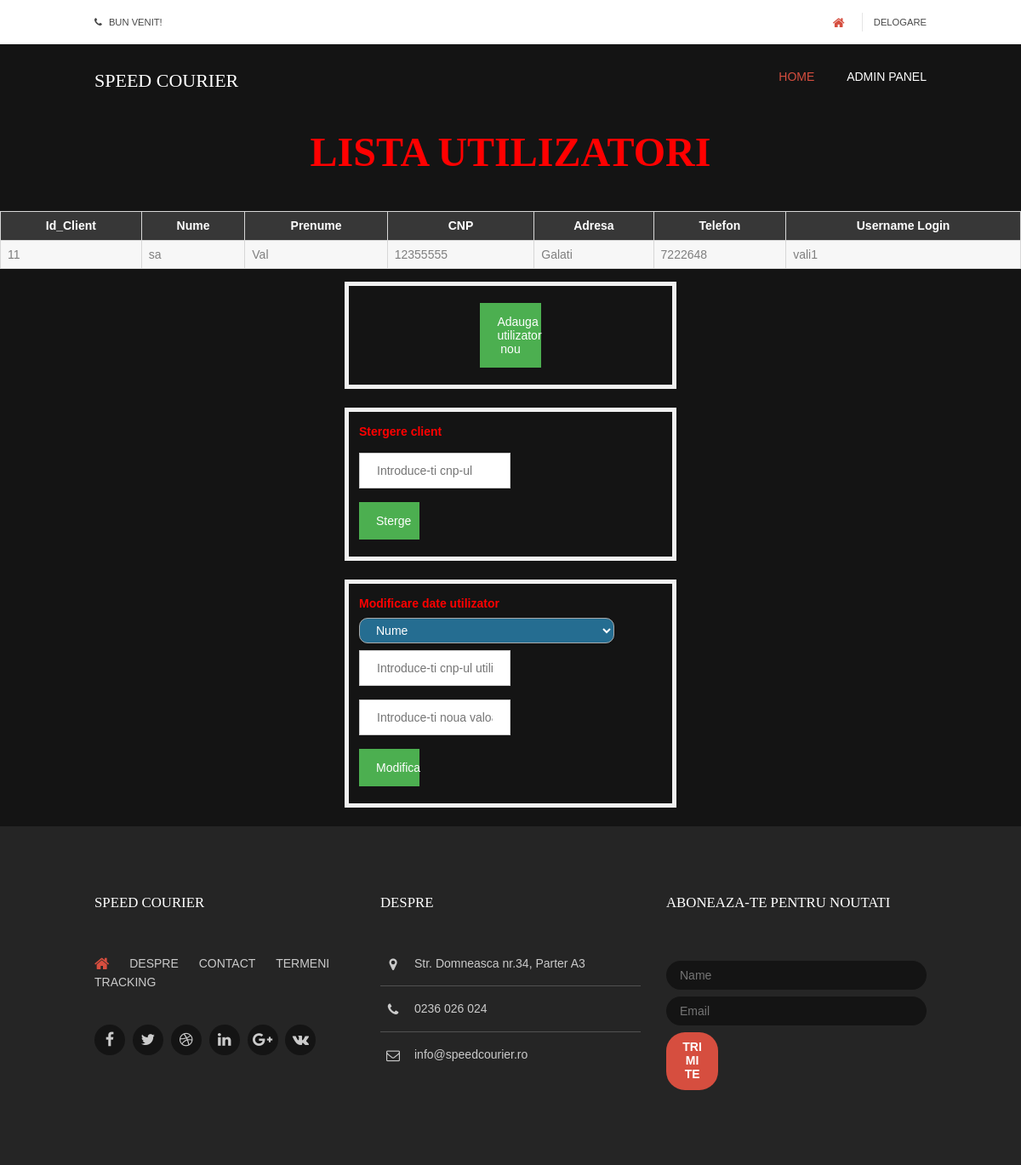
/utilizatori.php, run on the app's committed database.
### tables this page shows
CREATE TABLE `clienti` (
  `codcli` int(5) NOT NULL,
  `nume` varchar(15) DEFAULT NULL,
  `prenume` varchar(15) DEFAULT NULL,
  `cnp` int(14) DEFAULT NULL,
  `adresa` varchar(30) DEFAULT NULL,
  `telefon` int(10) DEFAULT NULL,
  `username` varchar(15) NOT NULL,
  `password` varchar(15) NOT NULL
);

### utilizatori.php (the view, shortened to what this page needs)
<!DOCTYPE html>
<html>
<head>
<link href="layout/styles/layout.css" rel="stylesheet" type="text/css" media="all">
</head>
<body id="top">
<div class="wrapper row0">
  <div id="topbar" class="hoc clear">
    <div class="fl_left">
      <ul>
        <li><i class="fa fa-phone"></i> Bun venit!</li>
      </ul>
    </div>
    <div class="fl_right">
      <ul>
        <li><a href="#"><i class="fa fa-lg fa-home"></i></a></li>
        <li><a href="#">Delogare</a></li>
      </ul>
    </div>
  </div>
</div>
<div class="wrapper row1">
  <header id="header" class="hoc clear">
    <div id="logo" class="fl_left">
      <h1><a href="index.html">SPEED COURIER</a></h1>
    </div>
    <nav id="mainav" class="fl_right">
      <ul class="clear">
        <li class="active"><a href="index.html">Home</a></li>
        <li><a href="admin.html">ADMIN PANEL</a></li>
      </ul>
    </nav>
  </header>
</div>
<br><center><h1><b><font color="red" size="26">Lista utilizatori</font></h1></b></center><br>
<?php
$servername = "localhost";
$username = "root";
$password = "";
$dbname = "curier";
$conn = new mysqli($servername, $username, $password, $dbname);
			$query = "select * from clienti";
            $data=$conn->query($query);
            echo '<table width="70%" border="1" cellpadding="5" cellspacing="5">
            <tr>
            <th>Id_Client</th>
            <th>Nume</th>
            <th>Prenume</th>
            <th>CNP</th>
            <th>Adresa</th>
            <th>Telefon</th>
            <th>Username Login</th>
            </tr>';
            foreach($data as $row)
            {
                echo '<tr>
                <td>'.$row["codcli"].'</td>
                <td>'.$row["nume"].'</td>
                <td>'.$row["prenume"].'</td>
               <td>'.$row["cnp"].'</td>
               <td>'.$row["adresa"].'</td>
                <td>'.$row["telefon"].'</td>
                <td>'.$row["username"].'</td>
                </tr>';
            }
            echo '</table>';
?>
<div class="container">
<center>
<form method="get" action="inregistrare.html">
    <button type="submit">Adauga utilizator nou</button>
</form>
</center>
</div>
<br>
<form action="useraction.php" method="post">
<div class="container">
    <label for="deleteuser"><b><font color="red">Stergere client</font></b></label>
    <input type="text" placeholder="Introduce-ti cnp-ul" name="cnpuser">
	<button type="submit" name="btnSterge">Sterge</button>
</div>
	<br>
<div class="container">
	<label for="modificauser"><b><font color="red">Modificare date utilizator</font></b></label>
    <select name="modificareuser" id="soflow-color">
    <option value="A">Nume</option>
	</select>
	<input type="text" placeholder="Introduce-ti cnp-ul utilizatorului" name="cnpvalue"><br>
    <input type="text" placeholder="Introduce-ti noua valoare" name="newvalue">
	<button type="submit" name="btnModifica">Modifica</button>
</div>
	<br>
</form>
<div class="wrapper row4">
  <footer id="footer" class="hoc clear">
    <div class="one_third first">
      <h6 class="heading">SPEED COURIER</h6>
      <nav>
        <ul class="nospace">
          <li><a href="#"><i class="fa fa-lg fa-home"></i></a></li>
          <li><a href="#">Despre</a></li>
          <li><a href="#">Contact</a></li>
          <li><a href="#">Termeni</a></li>
          <li><a href="#">Tracking</a></li>
        </ul>
      </nav>
      <ul class="faico clear">
        <li><a class="faicon-facebook" href="#"><i class="fa fa-facebook"></i></a></li>
        <li><a class="faicon-twitter" href="#"><i class="fa fa-twitter"></i></a></li>
        <li><a class="faicon-dribble" href="#"><i class="fa fa-dribbble"></i></a></li>
        <li><a class="faicon-linkedin" href="#"><i class="fa fa-linkedin"></i></a></li>
        <li><a class="faicon-google-plus" href="#"><i class="fa fa-google-plus"></i></a></li>
        <li><a class="faicon-vk" href="#"><i class="fa fa-vk"></i></a></li>
      </ul>
    </div>
    <div class="one_third">
      <h6 class="heading">Despre</h6>
      <ul class="nospace linklist contact">
        <li><i class="fa fa-map-marker"></i>
          <address>
			Str. Domneasca nr.34, Parter A3
          </address>
        </li>
        <li><i class="fa fa-phone"></i> 0236 026 024</li>
        <li><i class="fa fa-envelope-o"></i> info@speedcourier.ro</li>
      </ul>
    </div>
    <div class="one_third">
      <h6 class="heading">Aboneaza-te pentru noutati </h6>
      <form method="post" action="#">
        <fieldset>
          <input class="btmspace-15" type="text" value="" placeholder="Name">
          <input class="btmspace-15" type="text" value="" placeholder="Email">
          <button type="submit" value="submit">Trimite</button>
        </fieldset>
      </form>
    </div>
  </footer>
</div>
</body>
</html>

### layout/styles/framework.css (style rules this page uses)
html { overflow-y:scroll; overflow-x:hidden; }
html, body { margin:0; padding:0; font-size:14px; line-height:1.6em; }
*, *::before, *::after { box-sizing:border-box; }
.nospace { margin:0; padding:0; list-style:none; }
.clear, .group { display:block; }
.clear::before, .clear::after, .group::before, .group::after { display:table; content:""; }
.clear, .clear::after, .group, .group::after { clear:both; }
a { outline:none; text-decoration:none; }
.fl_left, .imgl { float:left; }
.fl_right, .imgr { float:right; }
body, input, textarea, select { font-family:Verdana, Geneva, sans-serif; }
h1, h2, h3, h4, h5, h6, .heading { font-family:Georgia, "Times New Roman", Times, serif; }
form, fieldset, legend { margin:0; padding:0; border:none; }
label, input, textarea, select, button { display:block; resize:none; outline:none; color:inherit; font-size:inherit; font-family:inherit; vertical-align:middle; }
label { margin-bottom:5px; }
h1, h2, h3, h4, h5, h6, .heading { margin:0 0 20px 0; font-size:22px; line-height:normal; font-weight:normal; text-transform:uppercase; }
address { font-style:normal; font-weight:normal; }
.wrapper { display:block; position:relative; width:100%; margin:0; padding:0; text-align:left; word-wrap:break-word; }
.hoc { display:block; margin:0 auto; }
address, article, aside, figcaption, figure, footer, header, main, nav, section { display:block; margin:0; padding:0; }
.one_half, .one_third, .two_third, .one_quarter, .two_quarter, .three_quarter { display:inline-block; float:left; margin:0 0 0 3.06748466257669%; list-style:none; }
.first { margin-left:0; clear:left; }
.one_third { width:31.28834355828221%; }
.btmspace-15 { margin-bottom:15px; }

### utilizatori.php (style rules this page uses)
body { font-family: Arial, Helvetica, sans-serif; }
form { border: 0px solid #f1f1f1; }
input[type=text], input[type=password] { width: 50%; padding: 12px 20px; margin: 8px 0; color: #00ff00; display: inline-block; border: 1px solid #ccc; box-sizing: border-box; }
button { background-color: #4CAF50; color: white; padding: 14px 20px; margin: 8px 0; border: none; cursor: pointer; width: 20%; }
.container { padding: 12px; border: 5px solid #f1f1f1; margin-left: 405px; margin-right: 405px; }

### data on the page
clienti: codcli "11", nume "sa", prenume "Val", cnp "12355555", adresa "Galati", telefon "7222648", username "vali1"
